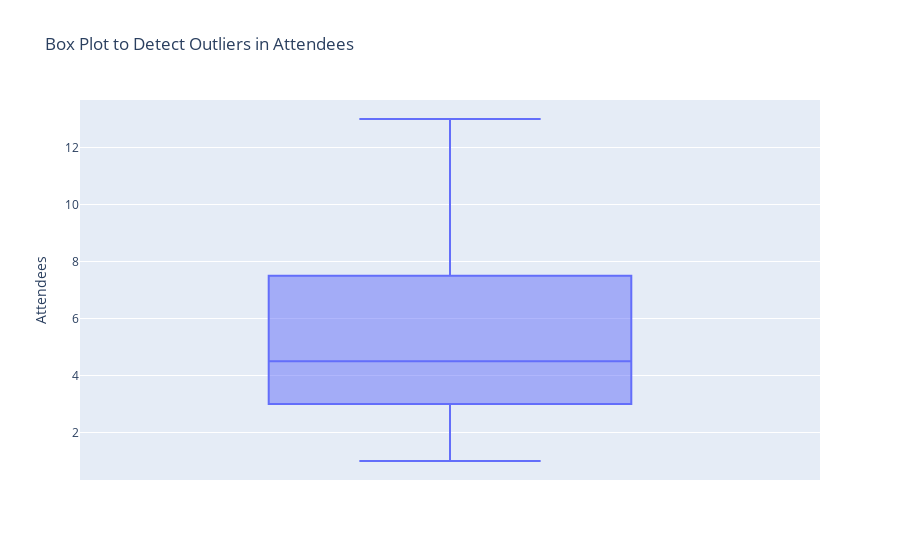

The cell this chart's notebook holds for it:
### Markdown cell above
¿Ves algún punto problemático o valores atípicos en tus datos? Elimina estos puntos y recalcula tu regresión. Imprime el nuevo diagrama de dispersión con tu nuevo modelo y los resultados de tu modelo.

### Code cell
import plotly.express as px

fig = px.box(party_data, y='Attendees', title="Box Plot to Detect Outliers in Attendees")
fig.show()

### Figure 1 — Plotly figure (JSON) as saved in the notebook; plotly's stock layout.template omitted (floating-point values rounded to 4 significant figures)
{"data": [{"alignmentgroup": "True", "hovertemplate": "Attendees=%{y}<extra></extra>", "legendgroup": "", "marker": {"color": "#636efa"}, "name": "", "notched": false, "offsetgroup": "", "orientation": "v", "showlegend": false, "type": "box", "x0": " ", "xaxis": "x", "y": [1, 2, 4, 4, 5, 7, 8, 13], "y0": " ", "yaxis": "y"}], "layout": {"autosize": true, "boxmode": "group", "legend": {"tracegroupgap": 0}, "title": {"text": "Box Plot to Detect Outliers in Attendees"}, "xaxis": {"anchor": "y", "autorange": true, "domain": [0, 1], "range": [-0.5, 0.5], "type": "category"}, "yaxis": {"anchor": "x", "autorange": true, "domain": [0, 1], "range": [0.3333, 13.67], "title": {"text": "Attendees"}, "type": "linear"}}}
